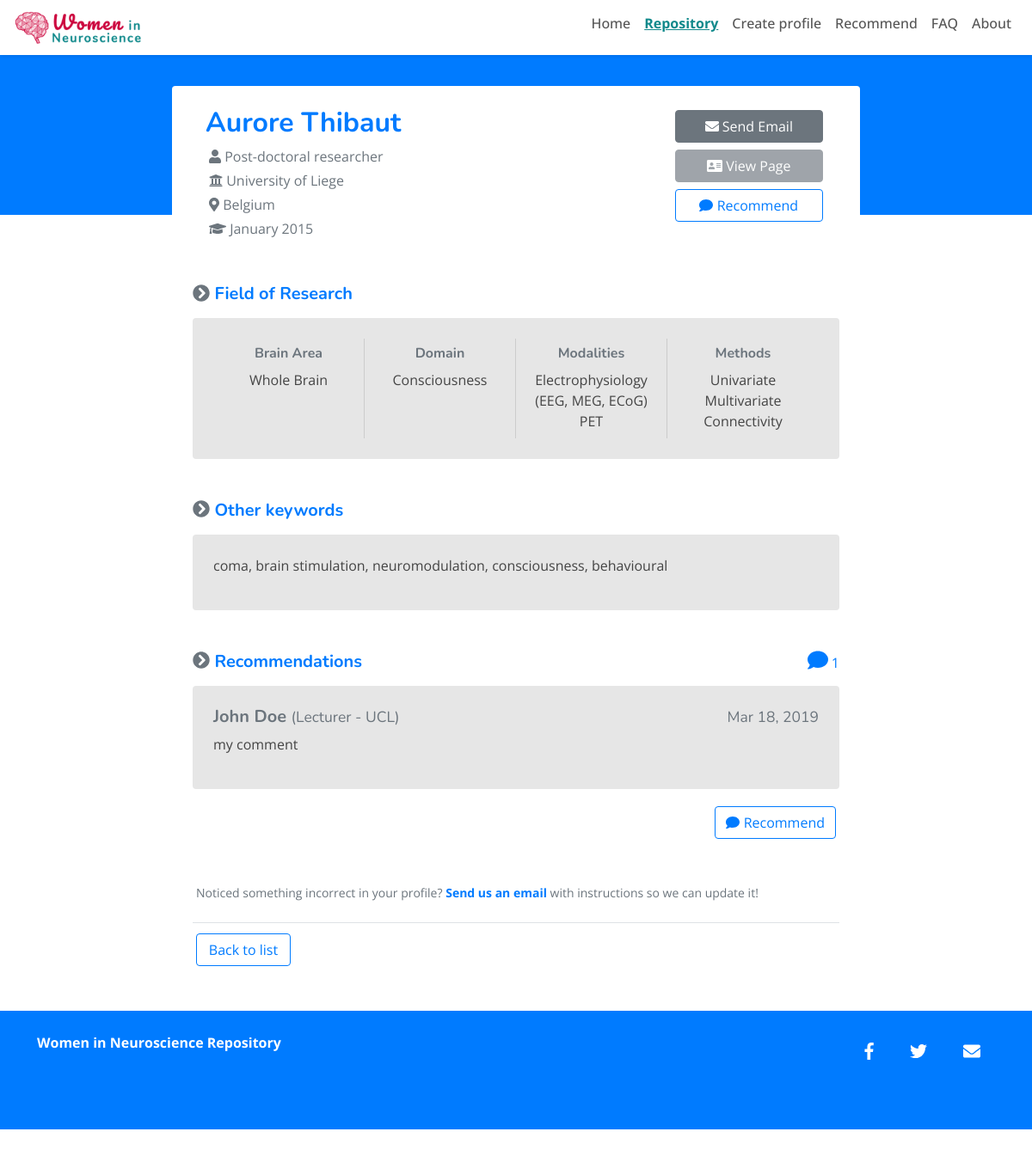
The page /list/10045/ on the database its author committed.
### profiles/models.py (models this page shows, shortened)
class Profile(models.Model):
    PHD = 'PhD student'
    MDR = 'Medical Doctor'
    PDR = 'Post-doctoral researcher'
    SRE = 'Senior researcher/ scientist'
    LEC = 'Lecturer'
    ATP = 'Assistant Professor'
    ACP = 'Associate Professor'
    PRF = 'Professor'
    DIR = 'Group leader/ Director/ Head of Department'
    POSITION_CHOICES = (
        (PHD, 'PhD student'),
        (MDR, 'Medical Doctor'),
        (PDR, 'Post-doctoral researcher'),
        (SRE, 'Senior researcher/ scientist'),
        (LEC, 'Lecturer'),
        (ATP, 'Assistant Professor'),
        (ACP, 'Associate Professor'),
        (PRF, 'Professor'),
        (DIR, 'Group leader/ Director/ Head of Department')
    )
    MONTHS_CHOICES = (
        ('01', 'January'),
        ('02', 'February'),
        ('03', 'March'),
        ('04', 'April'),
        ('05', 'May'),
        ('06', 'June'),
        ('07', 'July'),
        ('08', 'August'),
        ('09', 'September'),
        ('10', 'October'),
        ('11', 'November'),
        ('12', 'December')
    )
    STRUCTURE_CHOICES = (
        ('N', 'Neuron'),
        ('L', 'Layer'),
        ('C', 'Column'),
        ('R', 'Region'),
        ('W', 'Whole Brain')
    )
    MODALITIES_CHOICES = (
        ('EP', 'Electrophysiology (EEG, MEG, ECoG)'),
        ('OE', 'Other electrophysiology'),
        ('MR', 'MRI'),
        ('PE', 'PET'),
        ('DT', 'DTI'),
        ('BH', 'Behavioural'),
        ('ET', 'Eye Tracking'),
        ('BS', 'Brain Stimulation'),
        ('GT', 'Genetics'),
        ('FN', 'fNIRS'),
        ('LE','Lesions and Inactivations'),
    )
    METHODS_CHOICES = (
        ('UV', 'Univariate'),
        ('MV', 'Multivariate'),
        ('PM', 'Predictive Models'),
        ('DC', 'DCM'),
        ('CT', 'Connectivity'),
        ('CM', 'Computational Modeling'),
        ('AM', 'Animal Models')
    )
    DOMAINS_CHOICES = (
        ('CG', 'Cognition (general)'),
        ('MM', 'Memory'),
        ('SS', 'Sensory systems'),
        ('MO', 'Motor Systems'),
        ('LG', 'Language'),
        ('EM', 'Emotion'),
        ('PN', 'Pain'),
        ('LE', 'Learning'),
        ('AT', 'Attention'),
        ('DE', 'Decision Making'),
        ('DV', 'Developmental'),
        ('SL', 'Sleep'),
        ('CN', 'Consciousness'),
        ('CL', 'Clinical (general)'),
        ('DM', 'Dementia'),
        ('PK', 'Parkinson'),
        ('DD', 'Other degenerative diseases'),
        ('PS', 'Psychiatry'),
        ('AD', 'Addiction'),
        ('ON', 'Oncology'),
        ('EV', 'Evolutionary'),
        ('CM', 'Cellular and Molecular'),
        ('BI', 'Bioinformatics'),
        ('NC', 'Neuropharmacology')
    )
    name = models.CharField(max_length=100, blank=False)
    email = models.EmailField(blank=True)
    webpage = models.URLField(blank=True)
    institution = models.CharField(max_length=100, blank=False)
    country = models.ForeignKey(Country, on_delete=models.CASCADE)
    position = models.CharField(max_length=50, choices=POSITION_CHOICES, blank=True)
    grad_month = models.CharField(max_length=2, choices=MONTHS_CHOICES, blank=True)
    grad_year = models.CharField(max_length=4, blank=True)
    brain_structure = MultiSelectField(choices=STRUCTURE_CHOICES, blank=True)
    modalities = MultiSelectField(choices=MODALITIES_CHOICES, blank=True)
    methods = MultiSelectField(choices=METHODS_CHOICES, blank=True)
    domains = MultiSelectField(choices=DOMAINS_CHOICES, blank=True)
    keywords = models.CharField(max_length=250, blank=True)
    publish_date = models.DateTimeField(default=timezone.now)
    last_updated = models.DateTimeField(auto_now=True)
    class Meta:
        ordering = ['name', 'institution', 'last_updated']
    def brain_structure_labels(self):
        return [dict(self.STRUCTURE_CHOICES).get(item, item) for item in self.brain_structure]
    def modalities_labels(self):
        return [dict(self.MODALITIES_CHOICES).get(item, item) for item in self.modalities]
    def methods_labels(self):
        return [dict(self.METHODS_CHOICES).get(item, item) for item in self.methods]
    def domains_labels(self):
        return [dict(self.DOMAINS_CHOICES).get(item, item) for item in self.domains]
    def grad_month_labels(self):
        return dict(self.MONTHS_CHOICES).get(self.grad_month)

class Country(models.Model):
    code = models.CharField(max_length=3, blank=False, unique=True)
    name = models.CharField(max_length=60, blank=False)
    is_under_represented = models.BooleanField(default=False)
    class Meta:
        verbose_name_plural = 'countries'
        ordering = ['name']
    def __str__(self):
        return self.name

class Recommendation(models.Model):
    PHD = 'PhD student'
    MDR = 'Medical Doctor'
    PDR = 'Post-doctoral researcher'
    SRE = 'Senior researcher/ scientist'
    LEC = 'Lecturer'
    ATP = 'Assistant Professor'
    ACP = 'Associate Professor'
    PRF = 'Professor'
    DIR = 'Group leader/ Director/ Head of Department'
    POSITION_CHOICES = (
        (PHD, 'PhD student'),
        (MDR, 'Medical Doctor'),
        (PDR, 'Post-doctoral researcher'),
        (SRE, 'Senior researcher/ scientist'),
        (LEC, 'Lecturer'),
        (ATP, 'Assistant Professor'),
        (ACP, 'Associate Professor'),
        (PRF, 'Professor'),
        (DIR, 'Group leader/ Director/ Head of Department')
    )
    profile = models.ForeignKey(Profile, on_delete=models.CASCADE)
    reviewer_name = models.CharField(max_length=100, blank=False)
    reviewer_email = models.EmailField(blank=False)
    reviewer_position = models.CharField(max_length=50, choices=POSITION_CHOICES, blank=True)
    reviewer_institution = models.CharField(max_length=100, blank=False)
    seen_at_conf = models.BooleanField()
    comment = models.TextField(blank=False)
    publish_date = models.DateTimeField(auto_now_add=True)
    last_updated = models.DateTimeField(auto_now=True)
    class Meta:
        ordering = ['-last_updated']

### profiles/views.py (the view)
# urls.py: path('list/<int:pk>/', views.ProfileDetail.as_view(), name='detail'),
class ProfileDetail(DetailView):
    model = Profile

### profiles/templates/profiles/profile_detail.html (shortened to what this page needs)
{% extends "base.html" %}
{% load bootstrap4 %}
{% load static %}
 {% block css %}
	{{ block.super }}
	<link rel="stylesheet" type="text/css" href="{% static 'profiles/css/style.css' %}?v=3" />
{% endblock css %}
{% block nav-repository-classes %}active{% endblock nav-repository-classes %}
{% block content %}
<div class="container-fluid">
	<div class="row no-gutters">
		<div class="col-xs-6 col-sm-8 col-md-9 text-muted details-grey">
			<h2 class="text-primary font-weight-bold">{{ profile.name }}</h2>
			<p class="m-1"><i class="fas fa-user"></i> {{ profile.position }}</p>
			<p class="m-1"><i class="fas fa-university"></i> {{ profile.institution }}</p>
			<p class="m-1"><i class="fas fa-map-marker-alt"></i> {{ profile.country }}</p>
			{% if profile.grad_year %}<p class="m-1"><i class="fas fa-graduation-cap"></i> {{ profile.grad_month_labels }} {{ profile.grad_year }}</p>{% endif %}
		</div>
		<div class="col-xs-6 col-sm-4 col-md-3">
			<div class="d-flex flex-column">
				<a class="btn pill-btn text-white btn-secondary m-1{% if profile.email == "" %} disabled{% endif %}" href="mailto:{{ profile.email }}">
					<i class="fas fa-envelope"></i> Send Email</a>
				<a class="btn pill-btn text-white btn-secondary m-1{% if profile.webpage == "" %} disabled{% endif %}" href="{{ profile.webpage }}" target="_blank">
					<i class="fas fa-address-card"></i> View Page</a>
				<a class="btn pill-btn btn-outline-primary m-1" href="{% url 'profiles:recommend_profile' profile.id %}">
					<i class="fas fa-comment"></i> Recommend</a>
			</div>
		</div>
	</div>
</div>
<div id="field-of-research">
	<h5 class="text-primary font-weight-bold mt-5">
		<span class="text-secondary"><i class="fas fa-chevron-circle-right"></i></span>
		Field of Research
	</h5>
	<div id="field-of-research-list" class="w-100 p-4 mt-3 d-flex flex-row grey-bg rounded">
		<div class="w-25 p-2 text-center">
			<h6 class="text-secondary font-weight-bold">Brain Area</h6>
			<ul class="list-group list-group-flush">
				{% for structure in profile.brain_structure_labels %}
				<li class="list-group-item grey-bg" style="border: none; padding: 0;">{{ structure }} </li>
				{% endfor %}
			</ul>
		</div>
		<div class="w-25 p-2 text-center">
			<h6 class="text-secondary font-weight-bold">Domain</h6>
			<ul class="list-group list-group-flush">
				{% for domain in profile.domains_labels %}
				<li class="list-group-item grey-bg" style="border: none; padding: 0;">{{ domain }} </li>
				{% endfor %}
			</ul>
		</div>
		<div class="w-25 p-2 text-center">
			<h6 class="text-secondary font-weight-bold">Modalities</h6>
			<ul class="list-group list-group-flush">
				{% for modality in profile.modalities_labels %}
				<li class="list-group-item grey-bg" style="border: none; padding: 0;">{{ modality }} </li>
				{% endfor %}
			</ul>
		</div>
		<div class="w-25 p-2 text-center">
			<h6 class="text-secondary font-weight-bold">Methods</h6>
			<ul class="list-group list-group-flush">
				{% for method in profile.methods_labels %}
				<li class="list-group-item grey-bg" style="border: none; padding: 0;">{{ method }} </li>
				{% endfor %}
			</ul>
		</div>
	</div>
</div>
{% if profile.keywords %}
<div id="keywords">
	<h5 class="text-primary font-weight-bold mt-5">
		<span class="text-secondary"><i class="fas fa-chevron-circle-right"></i></span>
		Other keywords
	</h5>
	<div class="grey-bg p-4 mt-3 rounded">
		<p>{{ profile.keywords }}</p>
	</div>
</div>
{% endif %}
<div id="recommendations">
	<h5 class="text-primary font-weight-bold mt-5">
		<span class="text-secondary"><i class="fas fa-chevron-circle-right"></i></span>
			Recommendations
	</h5>
	{% if profile.recommendation_set.all %}
	<span class="text-primary float-right" style="margin-top:-34px;"><i class="fas fa-comment num-rec"></i> {{ profile.recommendation_set.all|length }}</span>
		<ul id="profile-quotes" class="list-unstyled">
		{% for recommendation in profile.recommendation_set.all %}
			<li class="quote grey-bg p-4 mt-3 rounded">
				<h5 class="quote-reviewer text-secondary font-weight-bold">{{ recommendation.reviewer_name }}
				<small>({{ recommendation.reviewer_position }} - {{ recommendation.reviewer_institution }})</small>
				<small class="text-muted float-right quote-date">{{ recommendation.publish_date|date:"M d, Y" }}</small>
				</h5>
				<blockquote><p>{{ recommendation.comment }}</p></blockquote>
			</li>
		{% endfor %}
		</ul>
		<div class="d-flex justify-content-end"><a class="btn pill-btn btn-outline-primary m-1" href="{% url 'profiles:recommend_profile' profile.id %}">
			<i class="fas fa-comment"></i> Recommend</a>
		</div>
	{% endif %}
</div>
<div class = "mt-5">
<p class="m-1 text-muted small">Noticed something incorrect in your profile? <b><a href="mailto:admin@winrepo.org?subject=Winrepo - update profile {{ profile.id }} ({{ profile.name }})"> Send us an email</a></b> with instructions so we can update it!</p>
</div>
<div id="results-nav" class="border-top pt-2 mt-4 w-100 text-muted">
	<div class="float-left">
		<a class="btn btn-outline-primary pill-btn m-1" href="{% url 'profiles:index' %}">Back to list</a>
	</div>
</div>
{% endblock content %}

### static/css/global.css (style rules this page uses)
body { font-family:'Open Sans', 'Lato', sans-serif; }
h1, h2, h3, h4, h5, h6 { font-family:'Nunito', 'Lato', sans-serif; }
.grey-bg { background-color: #e6e6e6; color: #444; }

### profiles/static/profiles/css/style.css (style rules this page uses)
.num-rec { font-size: 24px; }
#results-nav a.pill-btn { width: 110px; }
#field-of-research-list>div { border-right: 1px solid #ccc; }
#field-of-research-list>div:last-child { border-right: none; }
li.quote .quote-date { line-height: 1.6rem; }

### rows shown on the page
Profile: name "Aurore Thibaut", position "Post-doctoral researcher", institution "University of Liege", country "Belgium", grad_month_labels "January", grad_year "2015", keywords "coma, brain stimulation, neuromodulation, consciousness, behavioural", recommendation_set.all|length "1"
Recommendation: reviewer_name "John Doe", reviewer_position "Lecturer", reviewer_institution "UCL", publish_date "Mar 18, 2019", comment "my comment"

### other values the page prints
{{ structure }} "Whole Brain"
{{ domain }} "Consciousness"
{{ modality }} "Electrophysiology (EEG, MEG, ECoG)" "PET"
{{ method }} "Univariate" "Multivariate" "Connectivity"
